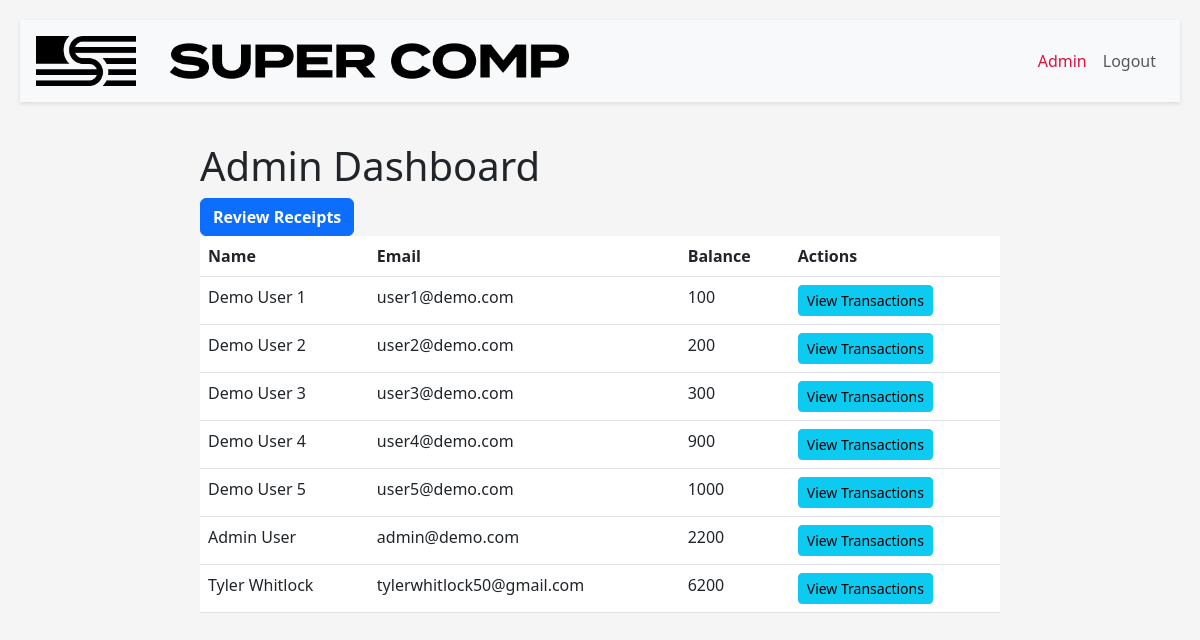
The page /admin/admin (signed in) on the database its author committed.
### app/models.py (models this page shows, shortened)
class User(UserMixin, db.Model):
    id = db.Column(db.Integer, primary_key=True)
    email = db.Column(db.String(120), unique=True, nullable=False)
    username = db.Column(db.String(30), unique=True, nullable=False)
    first_name = db.Column(db.String(30), nullable=False)
    last_name = db.Column(db.String(30), nullable=False)
    phone = db.Column(db.String(15), nullable=False)
    address = db.Column(db.String(100), nullable=False)
    tos_agreement = db.Column(db.Boolean, nullable=False)
    tos_date = db.Column(db.DateTime, nullable=False)
    registration_date = db.Column(db.DateTime, nullable=False)
    updated_date = db.Column(db.DateTime, nullable=False)
    referal_code = db.Column(db.String(30), nullable=False)
    password_hash = db.Column(db.String(128), nullable=False)
    retailer_id = db.Column(db.Integer, db.ForeignKey('retailer.id'), nullable=False)
    points_logs = db.relationship('PointsLog', backref='user', lazy=True)
    redemption_logs = db.relationship('RedemptionLog', backref='user', lazy=True)
    is_admin = db.Column(db.Boolean, default=False)
    is_sales_manager = db.Column(db.Boolean, default=False)
    is_customer_service = db.Column(db.Boolean, default=False)
    is_internal = db.Column(db.Boolean, default=False)
    salesep_id = db.Column(db.String(30), nullable=True)
    territory_id = db.Column(db.String(30), nullable=True)
    customer_group = db.Column(db.String(30), nullable=True)
    team_id = db.Column(db.String(30), nullable=True)
    user_1 = db.Column(db.String(30), nullable=True)
    user_2 = db.Column(db.String(30), nullable=True)
    user_3 = db.Column(db.String(30), nullable=True)
    user_4 = db.Column(db.String(30), nullable=True)
    user_5 = db.Column(db.String(30), nullable=True)
    def get_point_balance(self):
        earned_points = sum(
            log.original_points for log in self.points_logs if not log.is_expired()
        )
        redeemed_points = sum(
            redemption.points for redemption in self.redemption_logs
        )
        return earned_points - redeemed_points

class PointsLog(db.Model):
    id = db.Column(db.Integer, primary_key=True)
    user_id = db.Column(db.Integer, db.ForeignKey('user.id'), nullable=False)
    points = db.Column(db.Integer, nullable=False)
    original_points = db.Column(db.Integer, nullable=False)
    description = db.Column(db.String(100), nullable=False)
    added_date = db.Column(db.DateTime, default=datetime.utcnow, nullable=False)
    expiry_date = db.Column(db.DateTime, nullable=True)
    updated_date = db.Column(db.DateTime, default=datetime.utcnow, onupdate=datetime.utcnow)
    active = db.Column(db.Boolean, default=True, nullable=False)
    code_used = db.Column(db.Integer, db.ForeignKey('point_codes.id'), nullable=False)
    code = db.relationship('PointCodes', back_populates='points_logs', lazy=True)
    file_reference = db.Column(db.String(100), nullable=True)
    approved = db.Column(db.Boolean, default=False, nullable=False)
    approved_by = db.Column(db.String(30), nullable=True)
    def is_expired(self):
        return self.expiry_date and self.expiry_date <= datetime.utcnow()

class RedemptionLog(db.Model):
    id = db.Column(db.Integer, primary_key=True)
    user_id = db.Column(db.Integer, db.ForeignKey('user.id'), nullable=False)
    points = db.Column(db.Integer, nullable=False)
    description = db.Column(db.String(100), nullable=False)
    redemption_date = db.Column(db.DateTime, default=datetime.utcnow(), nullable=False)
    updated_date = db.Column(db.DateTime, default=datetime.utcnow, onupdate=datetime.utcnow)
    gift_card_sent = db.Column(db.Boolean, default=False, nullable=False)

### app/blueprints/admin/routes.py (the view)
@admin_bp.route('/admin', methods=['GET'])
def admin_dashboard():
    participants = User.query.all()
    return render_template('admin/dashboard.html', participants=participants)

### app/blueprints/admin/routes.py (called while the page is built)
@admin_bp.before_request
@login_required
def check_admin():
    if not current_user.is_admin:
        flash('You do not have access to this page.', 'danger')
        return redirect(url_for('index'))

### app/extensions.py (called while the page is built)
@login_manager.user_loader
def load_user(user_id):
    from app.models import User
    return User.query.get(int(user_id))

### app/blueprints/admin/templates/admin/dashboard.html (shortened to what this page needs)
{% extends 'base.html' %}
{% block content %}
    <h1>Admin Dashboard</h1>
    <a href="{{ url_for('admin_bp.review_receipts') }}" class="btn btn-primary">Review Receipts</a>
    <table class="table">
        <thead>
            <tr>
                <th>Name</th>
                <th>Email</th>
                <th>Balance</th>
                <th>Actions</th>
            </tr>
        </thead>
        <tbody>
            {% for participant in participants %}
            <tr>
                <td>{{ participant.first_name }} {{ participant.last_name }}</td>
                <td>{{ participant.email }}</td>
                <td>{{ participant.get_point_balance() }}</td>
                <td>
                    <a href="{{ url_for('admin_bp.user_transactions', user_id=participant.id) }}" class="btn btn-info btn-sm">View Transactions</a>
                </td>
            </tr>
            {% endfor %}
        </tbody>
    </table>
{% endblock %}

### app/static/css/signin.css (style rules this page uses)
.btn-primary { font-size: 1rem; font-weight: bold; }

### app/static/css/main.css (style rules this page uses)
body { display: flex; align-items: center; justify-content: center; min-height: 100vh; padding-top: 0px; padding-bottom: 40px; background-color: #f5f5f5; flex-direction: column; padding: 20px; }

### rows shown on the page
User: first_name "Demo", last_name "User 1", email "user1@demo.com", get_point_balance "100"
User: first_name "Demo", last_name "User 2", email "user2@demo.com", get_point_balance "200"
User: first_name "Demo", last_name "User 3", email "user3@demo.com", get_point_balance "300"
User: first_name "Demo", last_name "User 4", email "user4@demo.com", get_point_balance "900"
User: first_name "Demo", last_name "User 5", email "user5@demo.com", get_point_balance "1000"
User: first_name "Admin", last_name "User", email "admin@demo.com", get_point_balance "2200"
User: first_name "Tyler", last_name "Whitlock", email "tylerwhitlock50@gmail.com", get_point_balance "6200"
